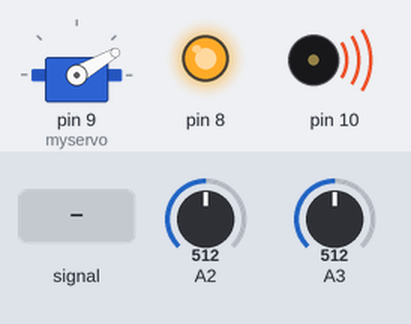
Recording of a sketch running on a simulated Arduino Uno, built with avr-gcc and run on an emulated ATmega328P. Parts: servo, output pins drawn as LEDs (lit = HIGH), buzzer (waves = sounding). Inputs (shaded band) come from the test bench; at power-on: A2 = 512, A3 = 512. What the sketch prints to the serial monitor is not drawn.

Above: at 1.2 s.
1.3 s: A3 fed a 2 Hz sine of ±306 counts around its level
At 3.5 s:
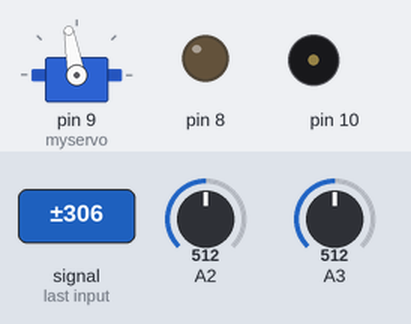
3.8 s: A2 set to 496
6.8 s: A3 set to 290
At 7.9 s:
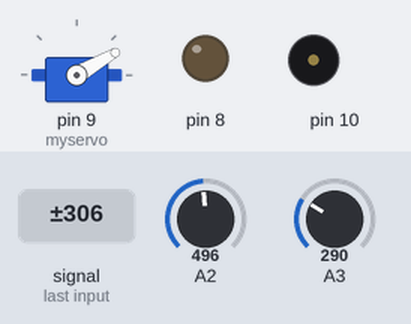
8.4 s: A3 set to 318
At 9.1 s:
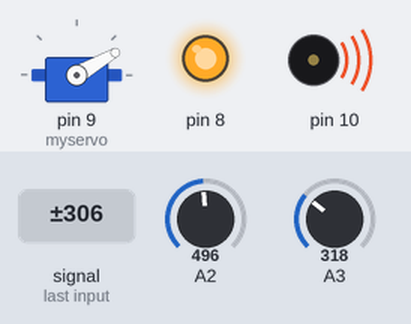
9.9 s: A3 set to 122
At 10.3 s:
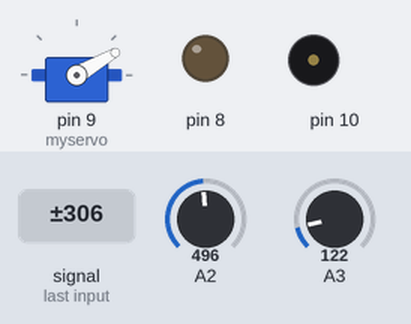
Timing chart, 0 to 12.4 s (numbered marks = the images above; inputs shaded):
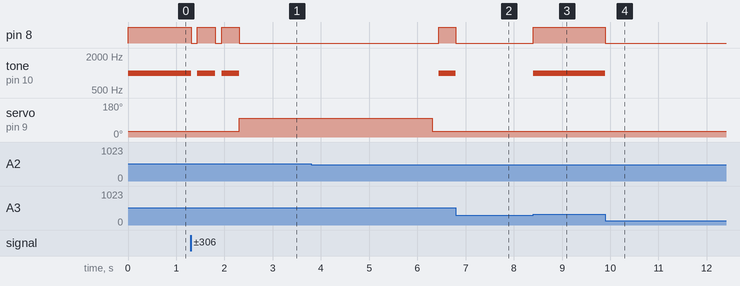

Measured:
- the behaviour switches between 299 and 300 on A3 (found by bisection; images 2 and 3)
- after the input at 1.3 s, pin 8: alternates HIGH for 0.37 s and LOW for 0.13 s, 5 changes in all, then stays LOW, starting at once; tone on pin 10: alternates 1000 Hz for 0.37 s and silent for 0.13 s, 5 changes in all, then stays silent, starting at once; servo on pin 9 (myservo): 30° → 100° after 1.0 s
- after the input at 6.8 s, pin 8: goes on until 6.8 s, then stays LOW; tone on pin 10: goes on until 6.8 s, then stays silent
- after the input at 8.4 s, pin 8: LOW → HIGH at once; tone on pin 10: silent → 1000 Hz at once
- after the input at 9.9 s, pin 8: HIGH → LOW at once; tone on pin 10: 1000 Hz → silent at once

The sketch:

Morse_Doorlock.ino
```cpp
#include <Servo.h>
const char MorseTree[] = {'\0','E', 'T', 'I', 'A', 'N', 'M', 'S',
                          'U', 'R', 'W', 'D', 'K', 'G', 'O', 'H',
                          'V', 'F', 'U', 'L', 'A', 'P', 'J', 'B',
                          'X', 'C', 'Y', 'Z', 'Q', '\0','\0','5',
                          '4', '\0','3', '\0','\0','\0','2', '\0',
                          '\0','+', '\0','\0','\0','\0','1', '6',
                          '=', '/', '\0','\0','\0','(', '\0','7',
                          '\0','\0','\0','8', '\0','9', '0', '\0',
                          '\0','\0','\0','\0','\0','\0','\0','\0',
                          '\0','\0','\0','?', '_', '\0','\0','\0',
                          '\0','"', '\0','\0','.', '\0','\0','\0',
                          '\0','@', '\0','\0','\0','\0','\0','\0',
                          '-', '\0','\0','\0','\0','\0','\0','\0',
                          '\0',';', '!', '\0',')', '\0','\0','\0',
                          '\0','\0',',', '\0','\0','\0','\0',':',
                          '\0','\0','\0','\0','\0','\0','\0'
                         };


int val = 0; // A Variable to Store the Light Value from the LDR
int ctrHigh = 0;
int ctrLow = 0;
int codePtr = 0;
int dotLen;
bool Bflag;
int wpm;
 static unsigned long thisMicros = 0;
 static unsigned long lastMicros = 0;

const char passwd[] = {'A','R','D','U','I','N','O'};
Servo myservo;


void setup()
{

  myservo.attach(9);
  myservo.write(30);
  Serial.begin(9600);// Start a Serial Connection
 //Serial.print(codePtr);
  pinMode(8, OUTPUT);
}

void(* resetFunc) (void) = 0; //declare reset function at address 0

void loop()
{
   getMorse();
   if(MorseTree[codePtr] == passwd[0]){
   getMorse();}
   if(MorseTree[codePtr] == passwd[1]){
   getMorse();}
    if(MorseTree[codePtr] == passwd[2]){
   getMorse();}
    if(MorseTree[codePtr] == passwd[3]){
   getMorse();}
    if(MorseTree[codePtr] == passwd[4]){
   getMorse();}
    if(MorseTree[codePtr] == passwd[5]){
   getMorse();}
   if(MorseTree[codePtr] == passwd[5]){
   getMorse();}
   if(MorseTree[codePtr] == passwd[6]){
  // getMorse();
   Serial.print("\n");
   Serial.print("Acces Granted");
   myservo.write(100);
   delay(4000);
  resetFunc(); //call reset
   }

}


void dis(){
 lastMicros = thisMicros;
 thisMicros = micros();
}


void getMorse(){
    wpm = (analogRead(2)*10)/1023 ;
    val = analogRead(3);
    ///////////////////
    if (wpm == 1){
      dotLen = 63;
    }
    if (wpm == 2){
      dotLen = 125;
    }
    if (wpm == 3){
      dotLen = 187;
    }
    if (wpm == 4){
      dotLen = 250;
    }
    if (wpm == 5){
      dotLen = 312;
    }
   if (wpm == 6){
      dotLen = 375;
    }
    if (wpm == 7){
      dotLen = 737;
    }

        if (wpm == 8){
      dotLen = 500;
    }
        if (wpm == 9){
      dotLen = 562;
    }
        if (wpm == 10){
      dotLen = 625;
    }
    ////////////////////

//  Serial.println(wpm);
  if (val >= 300)
  {
    ctrHigh++;
    ctrLow = 0;
    digitalWrite(8, HIGH);
    tone(10, 1000);
  } else {
    ctrLow++;
    if ((ctrHigh >= dotLen) && (ctrHigh < dotLen*2)) {
    //  Serial.print(".");
    Bflag =true;
      codePtr = (2*codePtr) + 1;
    } else if (ctrHigh >= dotLen * 2) {
      Bflag =true;
    //  Serial.print("-");
      codePtr = (2*codePtr) + 2;
    } else {
      if(ctrLow >= dotLen*6 && Bflag == true){
         Serial.print(" ");
     //     display.print(" ");
          Bflag = false;
      }
       if(ctrLow >= dotLen*14){
//           display.clearDisplay();
 //          display.setCursor(0,0);
      }
      if(ctrLow == dotLen*2){

      Serial.print(MorseTree[codePtr]);
      // display.print(MorseTree[codePtr]);
    dis();
        codePtr = 0;
      }
    }

    ctrHigh = 0;
    digitalWrite(8, LOW);
    noTone(10);
  }


}
```
